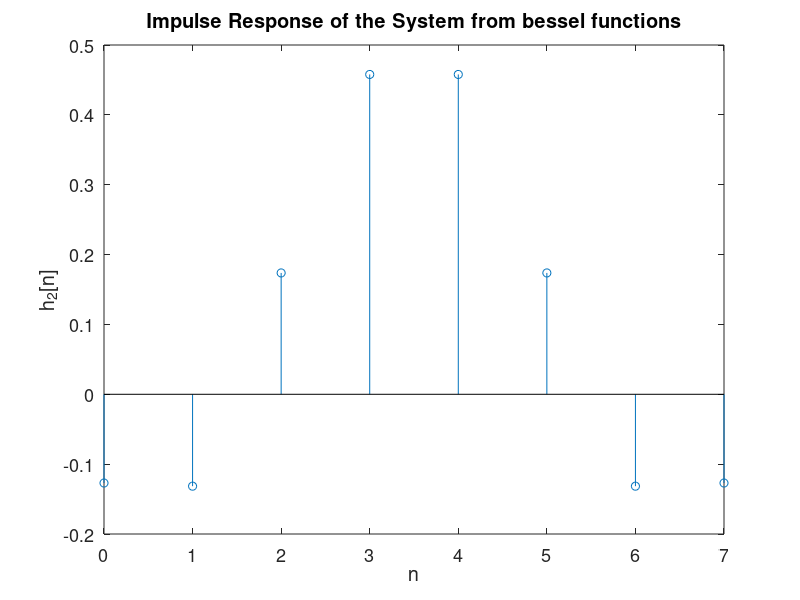
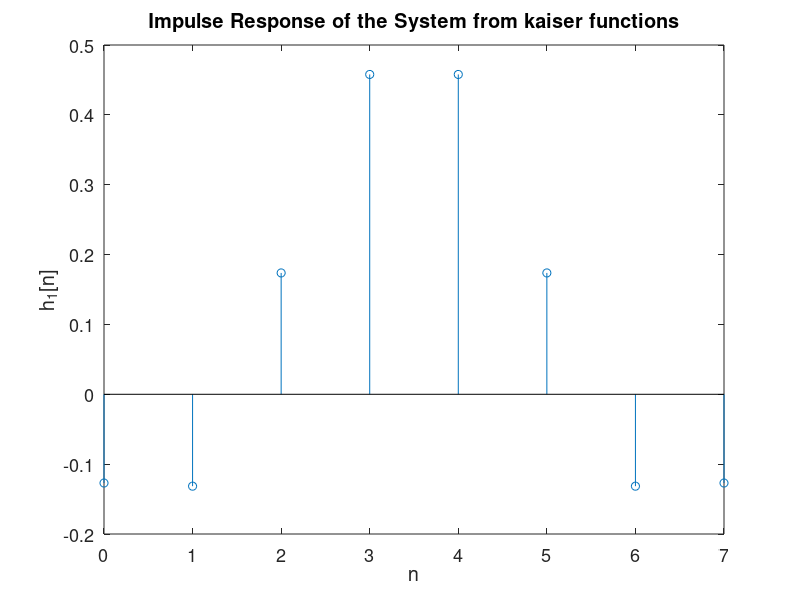

MATLAB code to generate these figures, in order: (Note: this script raises an error after producing the figures.)
clear;
clc;
d_1=0.1;
d_2=0.05;
d_min=0.05;
w_p=0.4*pi;
w_s=0.8*pi;
A=-20*log10(d_min); % find A
M=ceil((A-8)/(2.285*(w_s-w_p))); %round upper integer
my_beta=0.5842*(A-21)^(0.4)+(A-21)*0.07886; % because 21<A<50
n=0:1:M;
w_1=zeros(1,M+1);
for i=0:1:M
    temp=sqrt(1-(i-M/2)^2/(M/2)^2);
    w_1(i+1)=besselj(0,my_beta.*temp)/besselj(0,my_beta);   
end

h_1=0.5*sinc(0.5*(n-M/2)).*w_1;
figure();
stem(n,h_1);
xlabel('n'),ylabel('h_2[n]');title('Impulse Response of the System from bessel functions');
set(gca,'FontSize',13);
    

w_2=kaiser(M+1,my_beta)';
h_2=0.5*sinc(0.5*(n-M/2)).*w_2;
figure();
stem(n,h_1);
xlabel('n'),ylabel('h_1[n]');title('Impulse Response of the System from kaiser functions');
set(gca,'FontSize',13);



%%
[H,w_f]=freqz(h,1,4096);
freqz(h,1,4096);


figure();

subplot(4,1,1);plot(w_f/pi,abs(H));
xlabel('0 \leq w/\pi \leq 1'),ylabel('|H|');title('Magnitude Response of H');
set(gca,'FontSize',13);
subplot(4,1,2);plot(w_f/pi,angle(H));
xlabel('0 \leq w/\pi \leq 1'),ylabel('\angle H)');title('Phase of H');
set(gca,'FontSize',13);
subplot(4,1,3);plot(w_f/pi,abs(H));
axis([0 0.4 0.99 1.01]);xlabel('0 \leq w/\pi \leq 0.4'),ylabel('|H|');title('Magnitude Response of H (passband)');
set(gca,'FontSize',13);
subplot(4,1,4);plot(w_f/pi,abs(H));
axis([0.6 1 0 0.01]);xlabel('0.6 \leq w/\pi \leq 1'),ylabel('|H|');title('Magnitude of H (stopband)');
set(gca,'FontSize',13);
